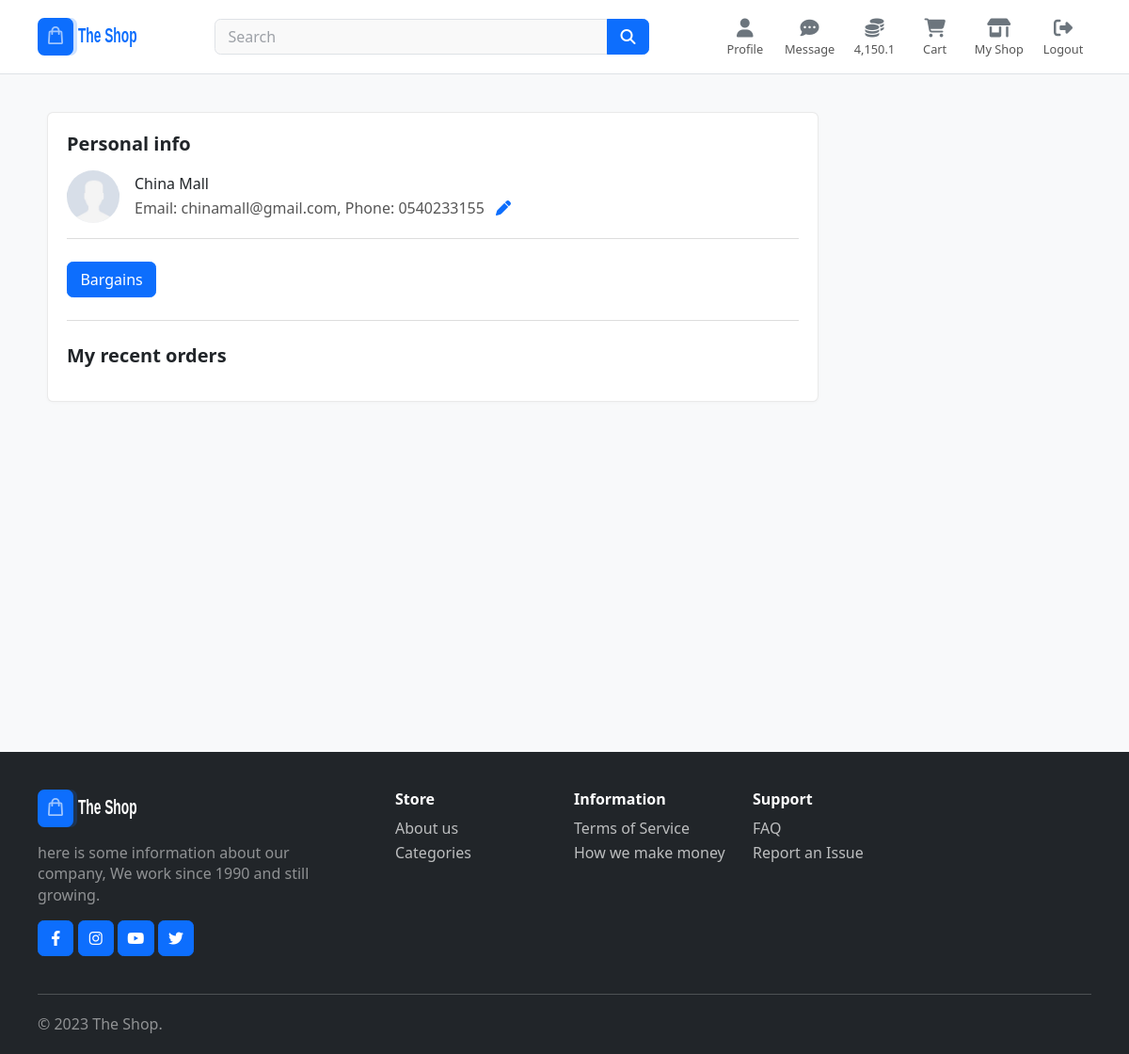
The app's page /profile/ (signed in) with its own data.
### accounts/models.py (models this page shows, shortened)
class CustomUser(AbstractUser):
    phone_regex = RegexValidator(regex=r'^(0)\d{9}$', message="Phone number must be entered in the format: '0540123466'.")
    min_length = MinLengthValidator(10, message="Phone number should be 10 digits")
    phone = models.CharField(validators=[phone_regex, min_length], max_length=10)
    wallet = models.IntegerField(default=0)
    address = models.CharField(max_length=500)
    referrer = models.CharField(max_length=100, default="No referrer")

### core/views.py (the view)
# urls.py: path("profile/", Profile.as_view(), name="profile"),
class Profile(View):
    template_name="core/profile.html"
    def get(self, request):
        orders = orders = Order.objects.filter(user=request.user).prefetch_related('orderitem_set')
        cart_items = Cart.objects.filter(user=request.user)
        return render(request, self.template_name, { 'orders' : orders , 'cart_items': cart_items })

### core/templatetags/custom_filters.py (called while the page is built)
@register.filter
def pesewas_to_cedis(value):
    try:
        return float(value) / 100
    except (ValueError, TypeError):
        return 0

### core/templates/core/profile.html (shortened to what this page needs)
{% extends 'core/skeleton.html' %}
{% load static %}
{% load custom_filters %}
{% load humanize %}
{% block body %}
<section class="padding-bottom">
    <div class="container">
	<div class="row">
	    <main class="col-lg-9  col-xl-9">
		<article class="card">
		    <div class="card-body">
			<h5 class="card-title"> Personal info </h5>
			<figure class="d-flex align-items-center">
			    <div class="me-3 flex-grow-0">
				<span class="bg-gray icon-md rounded-circle">
				    <img src="{% static 'images/avatar.jpg' %}" class="size-56x56 rounded-circle">
				</span>
			    </div>
			    <figcaption>
				<h6 class="fw-normal">{{ user.first_name }} {{ user.last_name }}</h6>
				<p class="mb-0">
				    Email: {{ user.email }}, Phone: {{ user.phone }}
				    <a href="#" class="px-2"><i class="fa fa-pen"></i></a>
				</p>
			    </figcaption>
			</figure>
			<hr>
			<a href="/bargains" class="btn btn-primary">
			    Bargains
			</a>
			<hr class="my-4">
			<h5 class="card-title"> My recent orders </h5>
		    </div>
		</article>
	    </main>
	</div>
	<br><br>
    </div>
</section>
{% endblock %}

### core/templates/core/skeleton.html (shortened to what this page needs)
{% load static %}
{% load custom_filters %}
{% load humanize %}
<!DOCTYPE HTML>
<html lang="en">
    <head>
	<link href="{% static 'css/bootstrap.css' %}" rel="stylesheet" type="text/css" />
	<link href="{% static 'css/ui.css' %}" rel="stylesheet" type="text/css" />
	<link href="{% static 'css/responsive.css' %}" rel="stylesheet" type="text/css" />
	<link href="{% static 'css/style.css' %}" rel="stylesheet" type="text/css" />
	<link href="{% static 'css/fontawesome.min.css' %}" type="text/css" rel="stylesheet">
	<link href="{% static 'css/brands.min.css' %}" type="text/css" rel="stylesheet">
	<link href="{% static 'css/solid.min.css' %}" type="text/css" rel="stylesheet">
    </head>
    <body class="bg-light">
	<header class="section-header">
	    <section class="header-main bg-white border-bottom py-lg-3 py-2">
		<div class="container">
		    <div class="row gx-2 align-items-center">
			<div class="col-xl-2 col-lg col-6 col-sm-6  col-md flex-grow-0">
			    <a class='brand-wrap me-3' href='/'>
				<img class="logo" height="40" src="{% static 'images/logo.svg' %}">
			    </a>
			</div>
			<div class="col-xl-5 col-lg-4 col-12 col-sm-12 col-md">
			    <form action="{% url 'search' %}" class="search my-3 my-lg-0">
				<div class="input-group">
				    <input type="search" class="form-control" style="width:55%" name="q" placeholder="Search">
				    <button type="submit" class="btn btn-primary">
					<i class="fa fa-search"></i>
				    </button>
				</div>
			    </form>
			</div>
			<div class="col-xl-5" col-lg col-md-12 col-12">
			    <div class="float-lg-end">
				{% if user.is_authenticated %}
				<div class="widget-header mx-2 text-center" style="min-width:44px">
				    <a href="{% url 'profile' %}" class="d-inline-block align-middle">
					<span class="fs-5 d-inline-block"> <i class="fa fa-user"></i> </span>
					<small style="max-width:80px;" class="d-block text-truncate"> Profile </small>
				    </a>
				</div>
				<div class="widget-header mx-2 text-center" style="min-width:44px">
				    <a href="{% url 'chat' %}" class="d-inline-block align-middle">
					<span class="icon-28 fs-5 d-inline-block position-relative">
					    <i class="fa fa-comment-dots"></i>
					</span>
					<small style="max-width:80px;" class="d-block text-truncate"> Message </small>
				    </a>
				</div>
				<div class="widget-header mx-2 text-center" style="min-width: 44px;">
				    <a href="{% url 'wallet' %}" class="d-inline-block align-middle">
					<span class="fs-5 d-inline-block"> <i class="fa fa-coins"></i> </span>
					<small style="max-width:80px;" class="d-block text-truncate"> {{ user.wallet|pesewas_to_cedis|intcomma }} </small>
				    </a>
				</div>
				<div class="widget-header mx-2 text-center" style="min-width: 44px;">
				    <a href="{% url 'cart' %}" class="d-inline-block align-middle">
					<span class="fs-5 d-inline-block"> <i class="fa fa-shopping-cart"></i> </span>
					<small style="max-width:80px;" class="d-block text-truncate"> Cart </small>
				    </a>
				</div>
				<div class="widget-header mx-2 text-center" style="min-width: 44px;">
				    <a href="{% url 'my_shop' %}" class="d-inline-block align-middle">
					<span class="fs-5 d-inline-block"> <i class="fa fa-shop"></i> </span>
					<small style="max-width:80px;" class="d-block text-truncate"> My Shop </small>
				    </a>
				</div>
				<div class="widget-header mx-2 text-center" style="min-width: 44px;">
				    <a href="{% url 'account_logout' %}" class="d-inline-block align-middle">
					<span class="fs-5 d-inline-block"> <i class="fa fa-right-from-bracket"></i> </span>
					<small style="max-width:80px;" class="d-block text-truncate"> Logout </small>
				    </a>
				</div>
				{% else %}
				<a href="{% url 'account_login' %}" class="ms-md-2 btn btn-primary"> Login </a>
				<a href="{% url 'account_signup' %}" class="ms-md-2 btn btn-warning">
				     Signup
				</a>
			{% endif %}
			    </div>
			</div>
		    </div>
		</div>
	    </section>
	</header>
	<section class="padding-y bg-light" style="min-height:90vh">
	    <div class="container">
		{% block body %}
		{% endblock %}
	    </div>
	</section>
	<footer class="section-footer footer-dark bg-dark">
	    <div class="container">
		<section class="footer-main padding-y">
		    <div class="row">
			<aside class="col-12 col-sm-12 col-lg-4">
			    <article class="me-lg-5">
				<img src="{% static 'images/logo-white.svg' %}" height="44" class="logo-footer">
				<p class="mt-3 text-white-50"> here is some information about our company, We work since 1990 and still growing.</p>
				<nav class="mb-4 mb-lg-0">
				    <a class="btn btn-icon btn-primary" title="Facebook" target="_blank" href="#"><i
														      class="fab fa-facebook-f"></i></a>
				    <a class="btn btn-icon btn-primary" title="Instagram" target="_blank" href="#"><i
														       class="fab fa-instagram"></i></a>
				    <a class="btn btn-icon btn-primary" title="Youtube" target="_blank" href="#">
					<i class="fab fa-youtube"></i></a>
				    <a class="btn btn-icon btn-primary" title="Twitter" target="_blank" href="#"><i
														     class="fab fa-twitter"></i></a>
				</nav>
			    </article>
			</aside>
			<aside class="col-6 col-sm-4 col-lg-2">
			    <h6 class="title">Store</h6>
			    <ul class="list-menu mb-4">
				<li> <a href="#">About us</a></li>
				<li> <a href="#">Categories</a></li>
			    </ul>
			</aside>
			<aside class="col-6 col-sm-4 col-lg-2">
			    <h6 class="title">Information</h6>
			    <ul class="list-menu mb-4">
				<li> <a href="#">Terms of Service</a></li>
				<li> <a href="#">How we make money</a></li>
			    </ul>
			</aside>
			<aside class="col-6 col-sm-4  col-lg-2">
			    <h6 class="title">Support</h6>
			    <ul class="list-menu mb-4">
				<li> <a href="#">FAQ </a></li>
				<li> <a href="#">Report an Issue </a></li>
			    </ul>
			</aside>
		    </div>
		</section>
		<hr class="my-0">
		<section class="footer-bottom d-flex justify-content-between">
		    <div class="text-white-50">
			© 2023 The Shop.
		    </div>
		</section>
	    </div>
	</footer>
    </body>
</html>

### core/static/css/ui.css (style rules this page uses)
.padding-y { padding-top: 40px; padding-bottom: 40px; }
.padding-bottom { padding-bottom: 40px; }
.size-56x56 { width: 56px; height: 56px; }
.brand-wrap .logo { margin-right: 7px; max-height: 42px; display: inline-block; }
.widget-header { display: inline-block; vertical-align: middle; position: relative; }
.widget-header a { text-decoration: none; color: inherit; }
.widget-header i { color: #6c757d; }
.section-footer .logo-footer { max-height: 40px; }
.section-footer .title { margin-bottom: 10px; }
.footer-dark { color: #fff; }
.footer-dark .title { color: #fff; }
.footer-dark .list-menu a { color: rgba(255, 255, 255, 0.7); }
.footer-bottom { padding-top: 20px; padding-bottom: 20px; }
.btn-icon { width: 2.4rem; padding-left: 4px; padding-right: 4px; }
.list-icon, .list-bullet, .list-check, .list-menu { list-style: none; margin-left: 0; padding-left: 0; }
.list-icon li, .list-bullet li, .list-check li, .list-menu li { position: relative; margin-bottom: 4px; }
.list-menu li > a { color: #565656; text-decoration: none; }

### records on screen
CustomUser: wallet|pesewas_to_cedis "4,150.1", first_name "China", last_name "Mall", email "chinamall@gmail.com", phone "0540233155"
